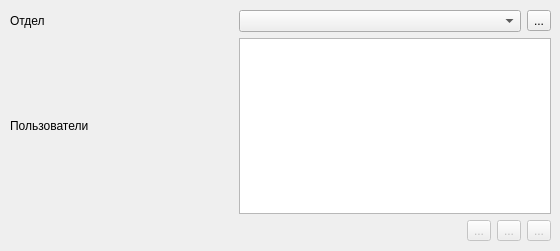
<?xml version="1.0" encoding="UTF-8"?>
<ui version="4.0">
 <class>Edit_Departments</class>
 <widget class="QDialog" name="Edit_Departments">
  <property name="geometry">
   <rect>
    <x>0</x>
    <y>0</y>
    <width>560</width>
    <height>251</height>
   </rect>
  </property>
  <property name="windowTitle">
   <string>Редактирование отделов</string>
  </property>
  <widget class="QWidget" name="gridLayoutWidget">
   <property name="geometry">
    <rect>
     <x>10</x>
     <y>10</y>
     <width>541</width>
     <height>231</height>
    </rect>
   </property>
   <layout class="QGridLayout" name="gridLayout">
    <item row="0" column="0">
     <widget class="QLabel" name="label">
      <property name="text">
       <string>Отдел</string>
      </property>
     </widget>
    </item>
    <item row="2" column="3">
     <widget class="QToolButton" name="editUserButton">
      <property name="enabled">
       <bool>false</bool>
      </property>
      <property name="text">
       <string>...</string>
      </property>
      <property name="icon">
       <iconset resource="resources.qrc">
        <normaloff>:/icons/Edit-find-replace.svg</normaloff>:/icons/Edit-find-replace.svg</iconset>
      </property>
     </widget>
    </item>
    <item row="2" column="4">
     <widget class="QToolButton" name="delUserButton">
      <property name="enabled">
       <bool>false</bool>
      </property>
      <property name="text">
       <string>...</string>
      </property>
      <property name="icon">
       <iconset resource="resources.qrc">
        <normaloff>:/icons/List-remove.svg</normaloff>:/icons/List-remove.svg</iconset>
      </property>
     </widget>
    </item>
    <item row="1" column="0">
     <widget class="QLabel" name="label_2">
      <property name="text">
       <string>Пользователи</string>
      </property>
     </widget>
    </item>
    <item row="2" column="2">
     <widget class="QToolButton" name="addUserButton">
      <property name="enabled">
       <bool>false</bool>
      </property>
      <property name="text">
       <string>...</string>
      </property>
      <property name="icon">
       <iconset resource="resources.qrc">
        <normaloff>:/icons/List-add.svg</normaloff>:/icons/List-add.svg</iconset>
      </property>
     </widget>
    </item>
    <item row="1" column="1" colspan="4">
     <widget class="QListWidget" name="listWidget"/>
    </item>
    <item row="0" column="1" colspan="3">
     <widget class="QComboBox" name="comboBox">
      <item>
       <property name="text">
        <string/>
       </property>
      </item>
     </widget>
    </item>
    <item row="0" column="4">
     <widget class="QToolButton" name="editDepartmentButton">
      <property name="text">
       <string>...</string>
      </property>
      <property name="icon">
       <iconset resource="resources.qrc">
        <normaloff>:/icons/Edit-find-replace.svg</normaloff>:/icons/Edit-find-replace.svg</iconset>
      </property>
     </widget>
    </item>
   </layout>
  </widget>
 </widget>
 <resources>
  <include location="resources.qrc"/>
 </resources>
 <connections>
  <connection>
   <sender>comboBox</sender>
   <signal>currentIndexChanged(int)</signal>
   <receiver>Edit_Departments</receiver>
   <slot>changeDepartments(int)</slot>
   <hints>
    <hint type="sourcelabel">
     <x>379</x>
     <y>21</y>
    </hint>
    <hint type="destinationlabel">
     <x>279</x>
     <y>184</y>
    </hint>
   </hints>
  </connection>
  <connection>
   <sender>addUserButton</sender>
   <signal>clicked()</signal>
   <receiver>Edit_Departments</receiver>
   <slot>addUser()</slot>
   <hints>
    <hint type="sourcelabel">
     <x>489</x>
     <y>239</y>
    </hint>
    <hint type="destinationlabel">
     <x>279</x>
     <y>184</y>
    </hint>
   </hints>
  </connection>
  <connection>
   <sender>editUserButton</sender>
   <signal>clicked()</signal>
   <receiver>Edit_Departments</receiver>
   <slot>editUser()</slot>
   <hints>
    <hint type="sourcelabel">
     <x>519</x>
     <y>239</y>
    </hint>
    <hint type="destinationlabel">
     <x>279</x>
     <y>184</y>
    </hint>
   </hints>
  </connection>
  <connection>
   <sender>delUserButton</sender>
   <signal>clicked()</signal>
   <receiver>Edit_Departments</receiver>
   <slot>delUser()</slot>
   <hints>
    <hint type="sourcelabel">
     <x>549</x>
     <y>239</y>
    </hint>
    <hint type="destinationlabel">
     <x>279</x>
     <y>184</y>
    </hint>
   </hints>
  </connection>
  <connection>
   <sender>editDepartmentButton</sender>
   <signal>clicked()</signal>
   <receiver>Edit_Departments</receiver>
   <slot>editDepartments()</slot>
   <hints>
    <hint type="sourcelabel">
     <x>537</x>
     <y>22</y>
    </hint>
    <hint type="destinationlabel">
     <x>279</x>
     <y>125</y>
    </hint>
   </hints>
  </connection>
 </connections>
 <slots>
  <slot>changeDepartments(int)</slot>
  <slot>addUser()</slot>
  <slot>editUser()</slot>
  <slot>delUser()</slot>
  <slot>editDepartments()</slot>
 </slots>
</ui>
